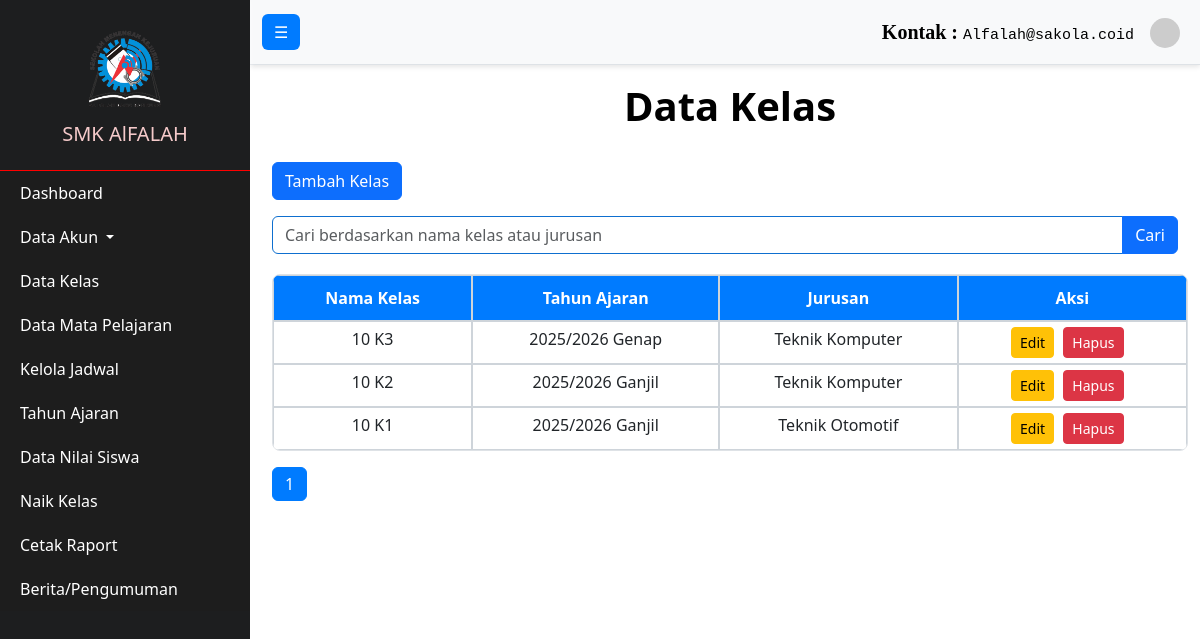
Page /Admin/dataKelas.php on the earlier database version.
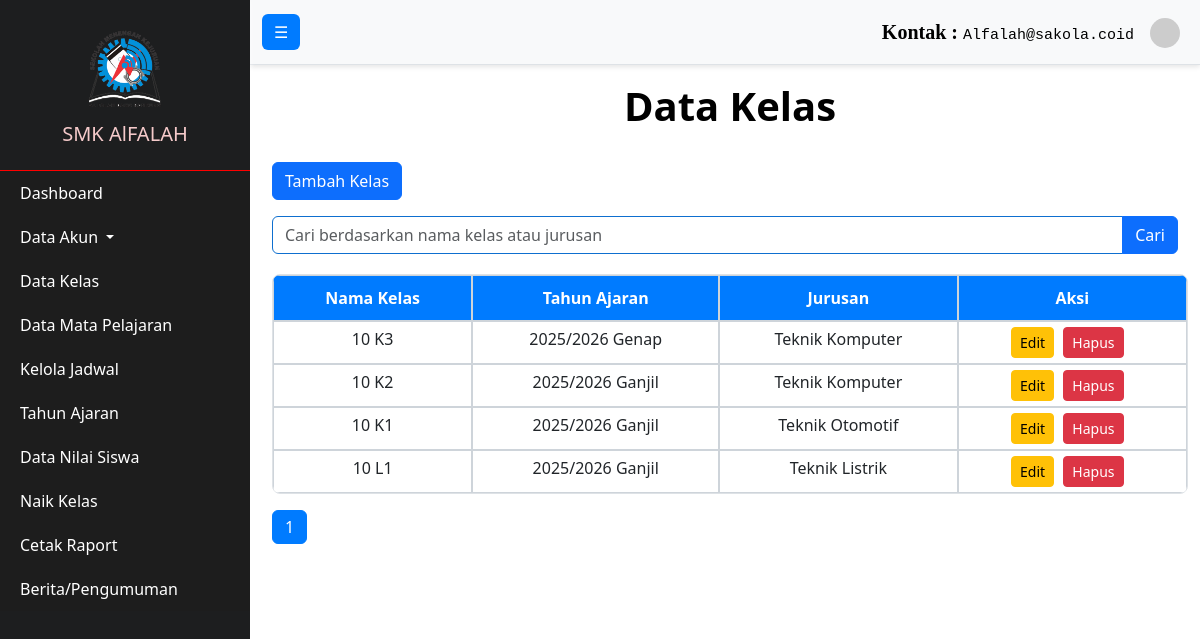
Same page on the later database version.
### tables this page shows
CREATE TABLE `kelas` (
  `id_kelas` int(11) NOT NULL,
  `nama_kelas` varchar(100) NOT NULL,
  `id_jurusan` int(4) NOT NULL,
  `id_tahun_ajaran` int(11) NOT NULL
);

CREATE TABLE `tahun_ajaran` (
  `id_tahun_ajaran` int(11) NOT NULL,
  `tahun_ajaran` varchar(50) NOT NULL
);

CREATE TABLE `jurusan` (
  `id_jurusan` int(3) NOT NULL,
  `nama_jurusan` varchar(50) NOT NULL
);

### Admin/dataKelas.php (the view, shortened to what this page needs)
<?php
include '../db.php';
$limit = 10;
$page = isset($_GET['page']) ? (int)$_GET['page'] : 1;
$offset = ($page - 1) * $limit;
$search = isset($_POST['search']) ? $_POST['search'] : '';
$total_query = "SELECT COUNT(*) AS total FROM kelas
                INNER JOIN jurusan ON kelas.id_jurusan = jurusan.id_jurusan
                WHERE nama_kelas LIKE ? OR jurusan.nama_jurusan LIKE ?";
$search_param = "%" . $search . "%";
$stmt_total = $conn->prepare($total_query);
$stmt_total->bind_param("ss", $search_param, $search_param);
$stmt_total->execute();
$total_result = $stmt_total->get_result();
$total_classes = $total_result->fetch_assoc()['total'];
$total_pages = ceil($total_classes / $limit);
$sql = "SELECT kelas.*, tahun_ajaran.tahun_ajaran, jurusan.nama_jurusan
        FROM kelas
        INNER JOIN tahun_ajaran ON kelas.id_tahun_ajaran = tahun_ajaran.id_tahun_ajaran
        INNER JOIN jurusan ON kelas.id_jurusan = jurusan.id_jurusan
        WHERE kelas.nama_kelas LIKE ? OR jurusan.nama_jurusan LIKE ?
        LIMIT ? OFFSET ?";
$stmt = $conn->prepare($sql);
$stmt->bind_param("ssii", $search_param, $search_param, $limit, $offset);
$stmt->execute();
$result = $stmt->get_result();
?>
<!DOCTYPE html>
<html lang="id">
<head>
    <link rel="stylesheet" href="https://maxcdn.bootstrapcdn.com/bootstrap/4.5.2/css/bootstrap.min.css">
    <link rel="stylesheet" href="..\css\tambahMapel.css">
</head>
<body>
    <?php include '../navbar/navAdmin.php'; ?>
    <div class="container mt-4">
        <h1>Data Kelas</h1>
        <a href="tambahKelas.php" class="btn btn-primary mb-3">Tambah Kelas</a>
        <form action="" method="post" class="mb-3">
            <div class="input-group">
                <input type="text" class="form-control" name="search" placeholder="Cari berdasarkan nama kelas atau jurusan" value="<?php echo htmlspecialchars($search); ?>">
                <div class="input-group-append">
                    <button class="btn btn-primary" type="submit">Cari</button>
                </div>
            </div>
        </form>
        <table class="table table-bordered">
            <thead>
                <tr>
                    <th>Nama Kelas</th>
                    <th>Tahun Ajaran</th>
                    <th>Jurusan</th>
                    <th>Aksi</th>
                </tr>
            </thead>
            <tbody>
                <?php while ($row = $result->fetch_assoc()): ?>
                    <tr>
                        <td><?php echo htmlspecialchars($row['nama_kelas']); ?></td>
                        <td><?php echo htmlspecialchars($row['tahun_ajaran']); ?></td>
                        <td><?php echo htmlspecialchars($row['nama_jurusan']); ?></td>
                        <td>
                            <a href="edit_kelas.php?id_kelas=<?php echo $row['id_kelas']; ?>" class="btn btn-warning btn-sm">Edit</a>
                            <a href="dataKelas.php?hapus_kelas=<?php echo $row['id_kelas']; ?>" class="btn btn-danger btn-sm" onclick="return confirm('Yakin ingin menghapus kelas ini?');">Hapus</a>
                        </td>
                    </tr>
                <?php endwhile; ?>
            </tbody>
        </table>
        <nav>
            <ul class="pagination">
                <?php for ($i = 1; $i <= $total_pages; $i++): ?>
                    <li class="page-item <?php if ($i == $page) echo 'active'; ?>">
                        <a class="page-link" href="dataKelas.php?page=<?php echo $i; ?>&search=<?php echo urlencode($search); ?>"><?php echo $i; ?></a>
                    </li>
                <?php endfor; ?>
            </ul>
        </nav>
    </div>
</body>
</html>

Differences in the rows shown:
added kelas: nama_kelas "10 L1", id_tahun_ajaran.tahun_ajaran "2025/2026 Ganjil", id_jurusan.nama_jurusan "Teknik Listrik"
